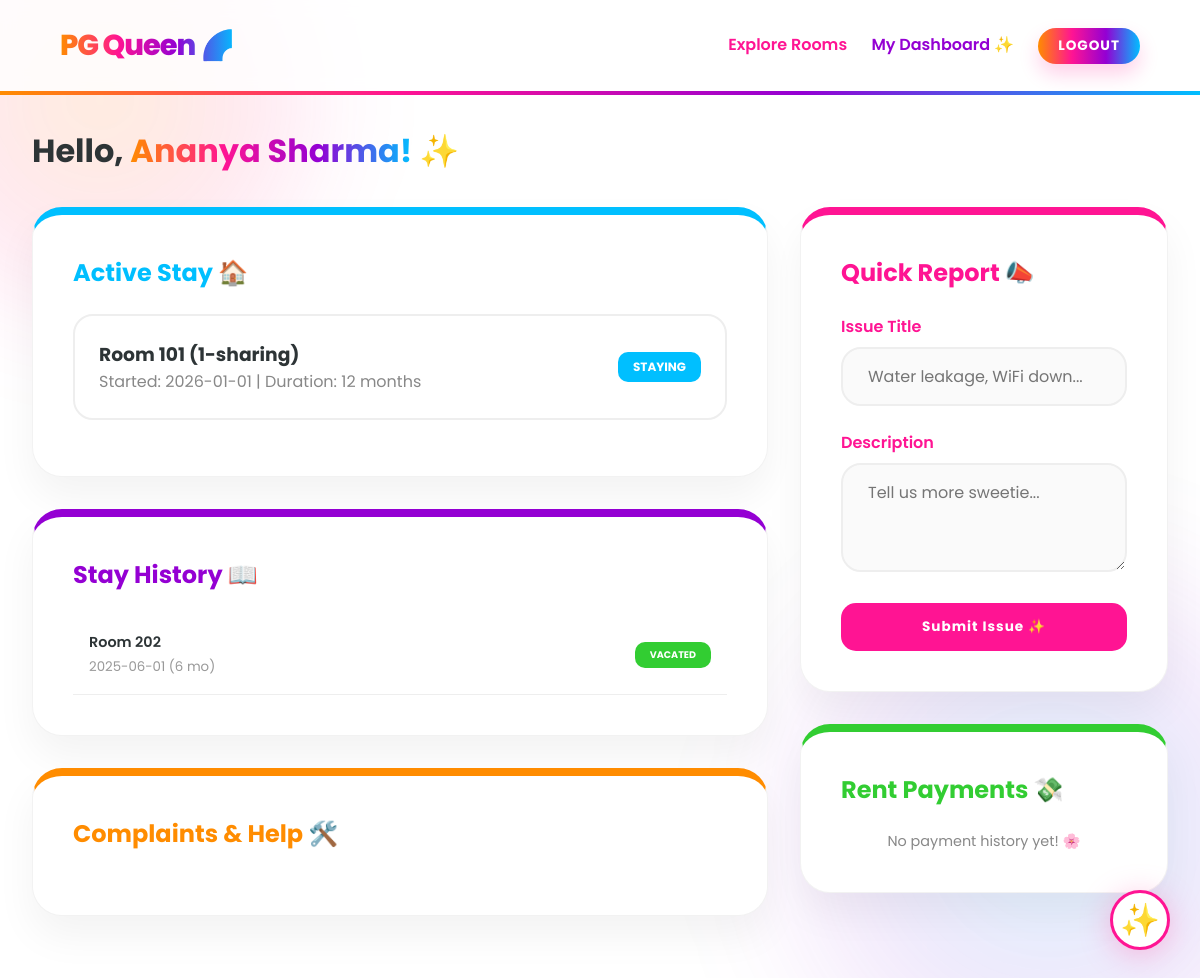
/dashboard (signed in), run on the app's committed database.
### tables this page shows
CREATE TABLE users (
        id INTEGER PRIMARY KEY AUTOINCREMENT,
        name TEXT NOT NULL,
        email TEXT UNIQUE NOT NULL,
        password_hash TEXT NOT NULL,
        role TEXT NOT NULL DEFAULT 'RESIDENT',
        created_at DATETIME DEFAULT CURRENT_TIMESTAMP
    );

CREATE TABLE bookings (
        id INTEGER PRIMARY KEY AUTOINCREMENT,
        user_id INTEGER,
        room_id INTEGER,
        start_date DATE,
        duration_months INTEGER,
        status TEXT DEFAULT 'Confirmed',
        created_at DATETIME DEFAULT CURRENT_TIMESTAMP,
        FOREIGN KEY (user_id) REFERENCES users (id),
        FOREIGN KEY (room_id) REFERENCES rooms (id)
    );

CREATE TABLE rooms (
        id INTEGER PRIMARY KEY AUTOINCREMENT,
        room_number TEXT UNIQUE NOT NULL,
        type TEXT NOT NULL,
        price_per_month REAL NOT NULL,
        total_beds INTEGER NOT NULL,
        available_beds INTEGER NOT NULL
    );

### app.py (the view)
@app.route('/dashboard')
@login_required
def dashboard():
    if session.get('role') == 'ADMIN':
        return redirect(url_for('admin_dashboard'))
    db = get_db()
    user = db.execute('SELECT * FROM users WHERE id = ?', (session['user_id'],)).fetchone()
    if not user:
        db.close()
        session.clear()
        return redirect(url_for('login'))
    all_bookings = db.execute('''
        SELECT b.*, r.room_number, r.type
        FROM bookings b JOIN rooms r ON b.room_id = r.id
        WHERE b.user_id = ? ORDER BY b.created_at DESC''', (session['user_id'],)).fetchall()
    active_stays = [b for b in all_bookings if b['status'] in ['Staying', 'Confirmed']]
    stay_history = [b for b in all_bookings if b['status'] in ['Vacated', 'Kicked Out']]
    complaints = db.execute('SELECT * FROM complaints WHERE user_id = ? ORDER BY created_at DESC', (session['user_id'],)).fetchall()
    payments = db.execute('SELECT * FROM payments WHERE user_id = ? ORDER BY created_at DESC', (session['user_id'],)).fetchall()
    db.close()
    return render_template('resident_dashboard.html', active_stays=active_stays, stay_history=stay_history, complaints=complaints, payments=payments)

### app.py (called while the page is built)
def get_db():
    conn = sqlite3.connect(DB_NAME)
    conn.row_factory = sqlite3.Row
    return conn

def login_required(f):
    @wraps(f)
    def decorated_function(*args, **kwargs):
        if 'user_id' not in session:
            return redirect(url_for('login'))
        return f(*args, **kwargs)
    return decorated_function

### templates/resident_dashboard.html (shortened to what this page needs)
{% extends "base.html" %}
{% block content %}
<div class="animate">
    <h1 style="margin-bottom: 2rem; color: var(--text-dark);">Hello, <span class="rainbow-anim"
            style="background: var(--rainbow-active); -webkit-background-clip: text; -webkit-text-fill-color: transparent;">{{
            session['name'] }}!</span> ✨</h1>
    <div style="display: grid; grid-template-columns: 2fr 1fr; gap: 2rem;">
        <div>
            <div class="card card-blue">
                <h2 style="color: var(--vibrant-blue); margin-bottom: 1.5rem;">Active Stay 🏠</h2>
                {% if active_stays %}
                {% for b in active_stays %}
                <div
                    style="padding: 1.5rem; border: 2px solid #eee; border-radius: 20px; margin-bottom: 1rem; display: flex; justify-content: space-between; align-items: center;">
                    <div>
                        <h3 style="color: var(--text-dark);">Room {{ b.room_number }} ({{ b.type }})</h3>
                        <p style="color: #888;">Started: {{ b.start_date }} | Duration: {{ b.duration_months }} months
                        </p>
                    </div>
                    <span class="badge bg-blue" style="border:none;">{{ b.status }}</span>
                </div>
                {% endfor %}
                {% else %}
                <p style="color: #888;">No active stay. <a href="/" style="color: var(--vibrant-pink);">Find a room
                        now!</a></p>
                {% endif %}
            </div>
            <div class="card card-purple">
                <h2 style="color: var(--vibrant-purple); margin-bottom: 1.5rem;">Stay History 📖</h2>
                {% if stay_history %}
                {% for b in stay_history %}
                <div
                    style="padding: 1rem; border-bottom: 1px solid #eee; display: flex; justify-content: space-between; align-items: center;">
                    <div>
                        <p style="font-weight: 600; font-size: 0.9rem;">Room {{ b.room_number }}</p>
                        <small style="color: #999;">{{ b.start_date }} ({{ b.duration_months }} mo)</small>
                    </div>
                    <span class="badge {% if b.status == 'Vacated' %}badge-available{% else %}badge-full{% endif %}"
                        style="font-size: 0.6rem;">{{ b.status }}</span>
                </div>
                {% endfor %}
                {% else %}
                <p style="color: #bbb; font-size: 0.8rem; text-align: center;">No history yet. 🌸</p>
                {% endif %}
            </div>
            <div class="card card-orange">
                <h2 style="color: var(--vibrant-orange); margin-bottom: 1.5rem;">Complaints & Help 🛠️</h2>
            </div>
        </div>
        <div>
            <div class="card card-pink">
                <h2 style="color: var(--vibrant-pink); margin-bottom: 1.5rem;">Quick Report 📣</h2>
                <form action="/complaint" method="POST">
                    <div class="form-group">
                        <label>Issue Title</label>
                        <input type="text" name="title" placeholder="Water leakage, WiFi down..." required>
                    </div>
                    <div class="form-group">
                        <label>Description</label>
                        <textarea name="description" rows="3" placeholder="Tell us more sweetie..." required></textarea>
                    </div>
                    <button type="submit" class="btn bg-pink"
                        style="width: 100%; border-radius: 15px; text-transform:none;">Submit Issue ✨</button>
                </form>
            </div>
            <div class="card card-green">
                <h2 style="color: var(--vibrant-green); margin-bottom: 1.5rem;">Rent Payments 💸</h2>
                {% if payments %}
                {% for p in payments %}
                <div style="display: flex; justify-content: space-between; margin-bottom: 0.5rem; font-size: 0.9rem;">
                    <span>{{ p.month }}</span>
                    <span
                        style="font-weight: 700; color: {% if p.status == 'Paid' %}var(--vibrant-green){% else %}#ff4757{% endif %};">₹{{
                        p.amount }} ({{ p.status }})</span>
                </div>
                {% endfor %}
                {% else %}
                <p style="text-align: center; color: #888; font-size: 0.9rem;">No payment history yet! 🌸</p>
                {% endif %}
            </div>
        </div>
    </div>
</div>
{% endblock %}

### static/css/style.css (style rules this page uses)
:root { --vibrant-orange: #FF8C00; --vibrant-pink: #FF1493; --vibrant-purple: #9400D3; --vibrant-blue: #00BFFF; --vibrant-green: #32CD32; --vibrant-yellow: #FFD700; --rainbow-active: linear-gradient(90deg, #FF8C00, #FF1493, #9400D3, #00BFFF); --white: #ffffff; --light-gray: #f8f9fa; --text-dark: #2d3436; }
* { margin: 0; padding: 0; box-sizing: border-box; font-family: 'Poppins', sans-serif; }
body { background-color: var(--white); color: var(--text-dark); min-height: 100vh; overflow-x: hidden; }
body::before { content: ''; position: fixed; top: -150px; left: -150px; width: 500px; height: 500px; background: radial-gradient(circle, rgba(255, 140, 0, 0.15) 0%, rgba(255, 20, 147, 0.1) 50%, transparent 70%); filter: blur(50px); z-index: -1; }
body::after { content: ''; position: fixed; bottom: -150px; right: -150px; width: 600px; height: 600px; background: radial-gradient(circle, rgba(0, 191, 255, 0.15) 0%, rgba(148, 0, 211, 0.1) 50%, transparent 70%); filter: blur(60px); z-index: -1; }
.card { background: white; border-radius: 30px; padding: 2.5rem; box-shadow: 0 20px 40px rgba(0, 0, 0, 0.05); border: 1px solid rgba(0, 0, 0, 0.05); margin-bottom: 2rem; transition: all 0.4s cubic-bezier(0.175, 0.885, 0.32, 1.275); }
.card-pink { border-top: 8px solid var(--vibrant-pink); }
.card-blue { border-top: 8px solid var(--vibrant-blue); }
.card-purple { border-top: 8px solid var(--vibrant-purple); }
.card-orange { border-top: 8px solid var(--vibrant-orange); }
.card-green { border-top: 8px solid var(--vibrant-green); }
.bg-pink { background: var(--vibrant-pink) !important; color: white !important; }
.bg-blue { background: var(--vibrant-blue) !important; color: white !important; }
.btn { padding: 14px 30px; border-radius: 50px; border: none; font-weight: 700; cursor: pointer; transition: 0.3s; text-decoration: none; display: inline-block; text-transform: uppercase; font-size: 0.85rem; letter-spacing: 1px; }
.form-group { margin-bottom: 1.5rem; }
label { font-weight: 600; color: var(--vibrant-pink); display: block; margin-bottom: 0.5rem; }
input, select, textarea { width: 100%; padding: 15px 25px; border-radius: 20px; border: 2px solid #eee; background: #fafafa; outline: none; font-size: 1rem; transition: 0.3s; }
.badge { padding: 6px 15px; border-radius: 10px; font-size: 0.75rem; font-weight: 700; text-transform: uppercase; }
.badge-available { background: var(--vibrant-green); color: white; }
.rainbow-anim { animation: rainbowText 5s linear infinite; }
.animate { animation: fadeInUp 0.8s ease forwards; }

### data on the page
users: name "Ananya Sharma"
bookings: room_number "101", type "1-sharing", start_date "2026-01-01", duration_months "12", status "STAYING"
bookings: room_number "202", start_date "2025-06-01", duration_months "6", status "VACATED"
